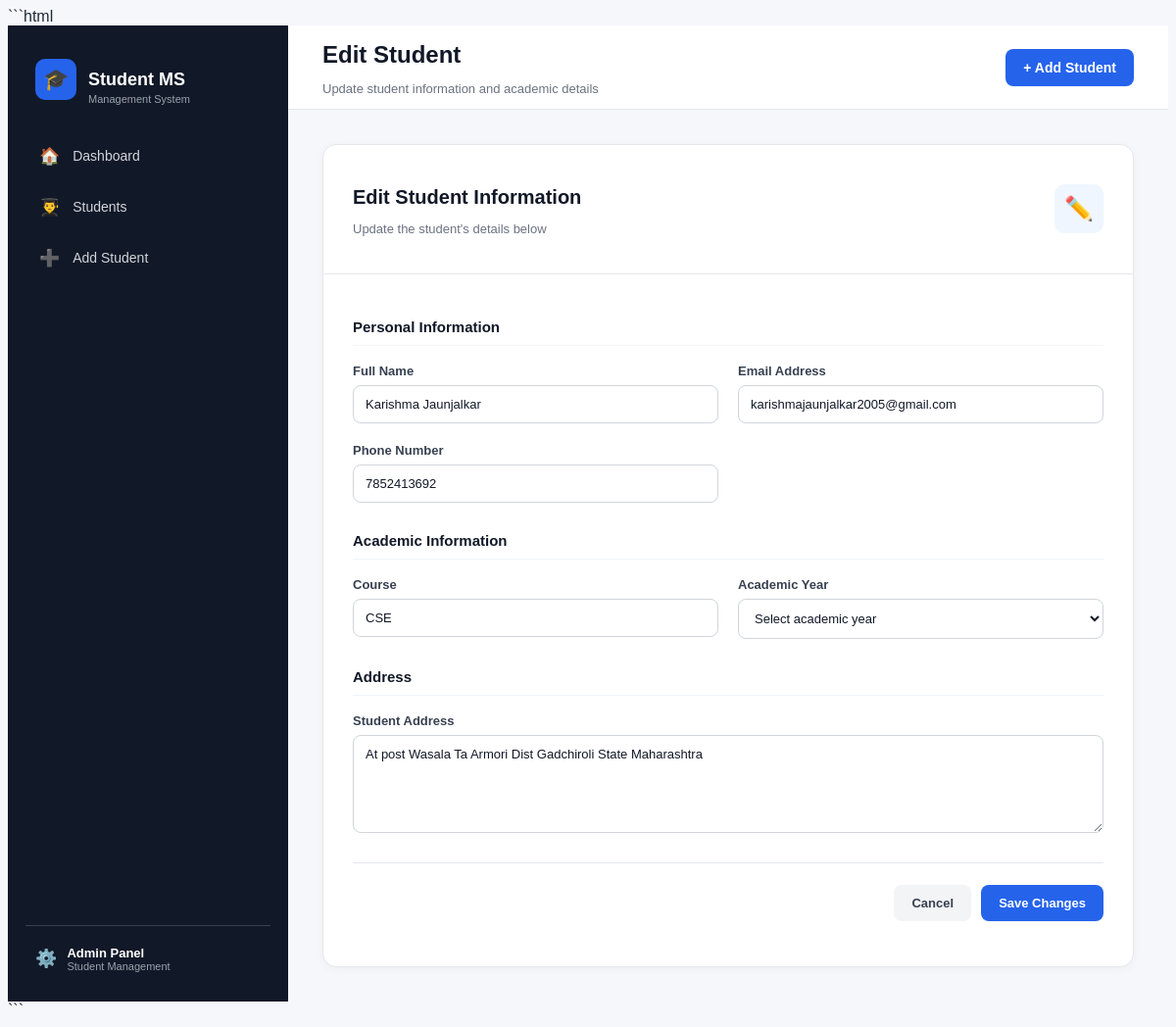
/edit-student/1, run on the app's committed database.
### tables this page shows
CREATE TABLE students (
            id INTEGER PRIMARY KEY AUTOINCREMENT,
            name TEXT NOT NULL,
            email TEXT NOT NULL,
            phone TEXT,
            course TEXT,
            year INTEGER,
            address TEXT
        );

### app.py (the view, shortened to what this page needs)
@app.route("/edit-student/<int:student_id>", methods=["GET", "POST"])
def edit_student(student_id):
    student = get_student(student_id)
    if student is None:
        return "Student not found"
    return render_template(
        "edit_student.html",
        student=student
    )

### database.py (called while the page is built)
def get_student(student_id):
    connection = sqlite3.connect("students.db")
    cursor = connection.cursor()
    cursor.execute(
        "SELECT * FROM students WHERE id = ?",
        (student_id,)
    )
    student = cursor.fetchone()
    connection.close()
    return student

### templates/edit_student.html (shortened to what this page needs)
{% extends "base.html" %}
{% block page_title %}
Edit Student
{% endblock %}
{% block page_subtitle %}
Update student information and academic details
{% endblock %}
{% block content %}
<div class="form-page">
    <div class="form-card">
        <div class="form-card-header">
            <div>
                <h2>Edit Student Information</h2>
                <p>Update the student's details below</p>
            </div>
            <div class="form-header-icon">
                ✏️
            </div>
        </div>
        <form method="POST">
            <div class="form-section">
                <h3>Personal Information</h3>
                <div class="form-grid">
                    <div class="form-group">
                        <label for="name">
                            Full Name
                        </label>
                        <input
                            type="text"
                            id="name"
                            name="name"
                            value="{{ student[1] }}"
                            placeholder="Enter student's full name"
                            required
                        >
                    </div>
                    <div class="form-group">
                        <label for="email">
                            Email Address
                        </label>
                        <input
                            type="email"
                            id="email"
                            name="email"
                            value="{{ student[2] }}"
                            placeholder="student@example.com"
                            required
                        >
                    </div>
                    <div class="form-group">
                        <label for="phone">
                            Phone Number
                        </label>
                        <input
                            type="text"
                            id="phone"
                            name="phone"
                            value="{{ student[3] }}"
                            placeholder="Enter phone number"
                        >
                    </div>
                </div>
            </div>
            <div class="form-section">
                <h3>Academic Information</h3>
                <div class="form-grid">
                    <div class="form-group">
                        <label for="course">
                            Course
                        </label>
                        <input
                            type="text"
                            id="course"
                            name="course"
                            value="{{ student[4] }}"
                            placeholder="e.g. Computer Science"
                            required
                        >
                    </div>
                    <div class="form-group">
                        <label for="year">
                            Academic Year
                        </label>
                        <select
                            id="year"
                            name="year"
                            required
                        >
                            <option value="">
                                Select academic year
                            </option>
                        </select>
                    </div>
                </div>
            </div>
            <div class="form-section">
                <h3>Address</h3>
                <div class="form-group">
                    <label for="address">
                        Student Address
                    </label>
                    <textarea
                        id="address"
                        name="address"
                        rows="4"
                        placeholder="Enter student's address"
                    >{{ student[6] }}</textarea>
                </div>
            </div>
            <div class="form-actions">
                <a
                    href="/students"
                    class="cancel-button"
                >
                    Cancel
                </a>
                <button
                    type="submit"
                    class="save-button"
                >
                    Save Changes
                </button>
            </div>
        </form>
    </div>
</div>
{% endblock %}

### static/style.css (style rules this page uses)
body { font-family: Arial, sans-serif; background-color: #f5f7fb; color: #1f2937; }
.form-page { max-width: 950px; margin: 0 auto; }
.form-card { background-color: white; border: 1px solid #e5e7eb; border-radius: 14px; box-shadow: 0 2px 8px rgba(0, 0, 0, 0.04); overflow: hidden; }
.form-card-header { padding: 25px 30px; border-bottom: 1px solid #e5e7eb; display: flex; align-items: center; justify-content: space-between; }
.form-card-header h2 { color: #111827; font-size: 20px; margin-bottom: 5px; }
.form-card-header p { color: #6b7280; font-size: 13px; }
.form-header-icon { width: 50px; height: 50px; background-color: #eff6ff; border-radius: 10px; display: flex; align-items: center; justify-content: center; font-size: 24px; }
.form-card form { padding: 30px; }
.form-section { margin-bottom: 30px; }
.form-section h3 { color: #111827; font-size: 15px; margin-bottom: 18px; padding-bottom: 10px; border-bottom: 1px solid #f1f5f9; }
.form-grid { display: grid; grid-template-columns: repeat(2, 1fr); gap: 20px; }
.form-group { display: flex; flex-direction: column; }
.form-group label { color: #374151; font-size: 13px; font-weight: 600; margin-bottom: 7px; }
.form-group input, .form-group select, .form-group textarea { width: 100%; border: 1px solid #d1d5db; border-radius: 8px; padding: 11px 12px; font-family: inherit; font-size: 13px; color: #111827; background-color: white; outline: none; transition: 0.2s; }
.form-group input::placeholder, .form-group textarea::placeholder { color: #9ca3af; }
.form-group select { cursor: pointer; }
.form-group textarea { resize: vertical; min-height: 100px; }
.form-actions { display: flex; justify-content: flex-end; gap: 10px; border-top: 1px solid #e5e7eb; padding-top: 22px; margin-top: 25px; }
.cancel-button, .save-button { padding: 11px 18px; border-radius: 8px; font-size: 13px; font-weight: 600; cursor: pointer; text-decoration: none; transition: 0.2s; }
.cancel-button { background-color: #f3f4f6; color: #374151; }
.save-button { border: none; background-color: #2563eb; color: white; }

### data on the page
students: name "Karishma Jaunjalkar", email "karishmajaunjalkar2005@gmail.com", phone "7852413692", course "CSE", address "At post Wasala Ta Armori Dist Gadchiroli State Maharashtra"
